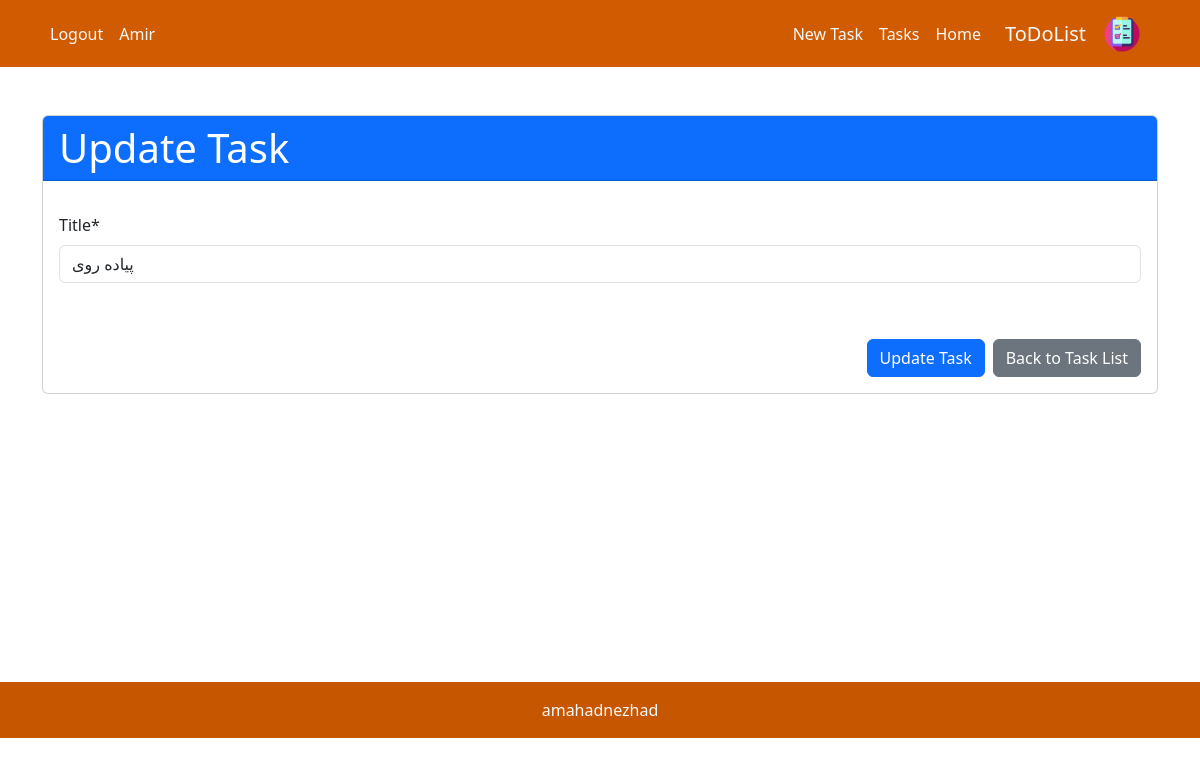
Before: /task/4/edit/ (signed in) with the older database file.
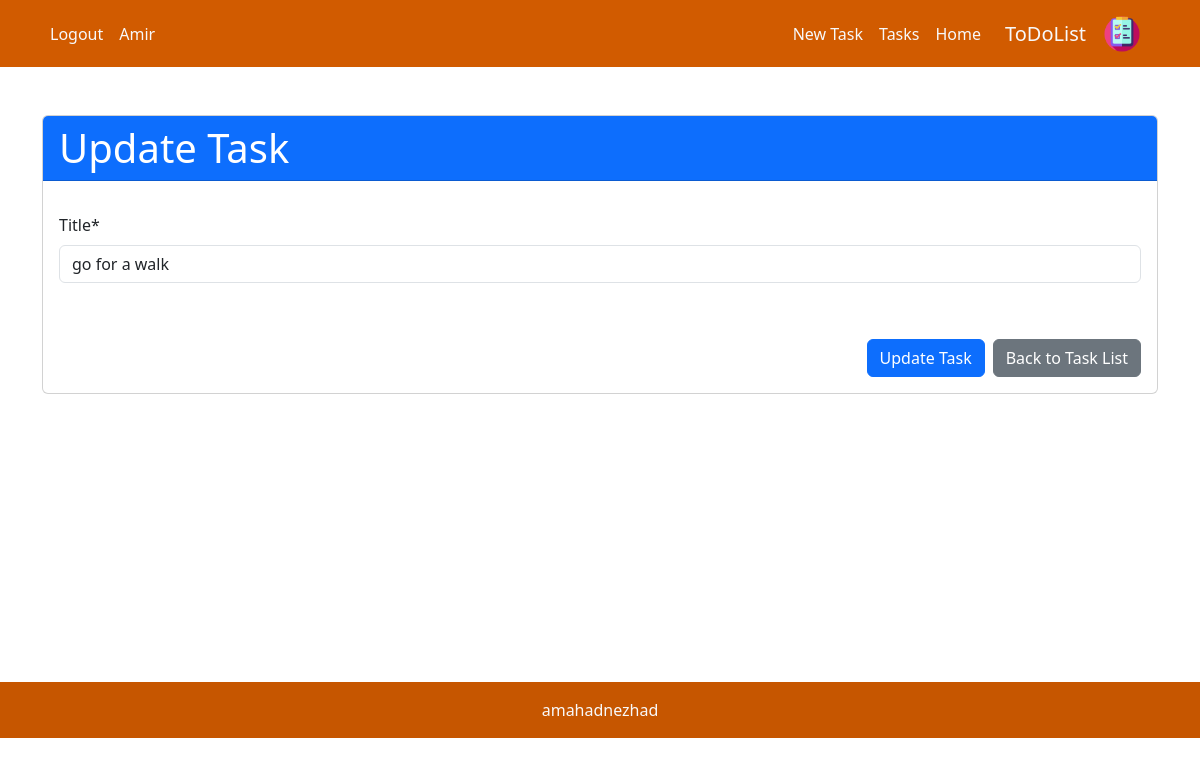
After: the same page with the newer database file.
### tasks/models.py (models this page shows, shortened)
class Task(models.Model):
    STATUS_CHOICES = (
        ('p', 'In Progress'),
        ('d', 'Done'),
    )
    user = models.ForeignKey(get_user_model(), on_delete=models.CASCADE)
    title = models.CharField(max_length=600)
    status = models.CharField(choices=STATUS_CHOICES, max_length=1, default=STATUS_CHOICES[0][0])
    datetime_created = models.DateTimeField(auto_now_add=True)
    datetime_modified = models.DateTimeField(auto_now=True)

### tasks/views.py (the view)
# urls.py: path('task/<int:pk>/edit/', task_update_view, name='task_update'),
@login_required
def task_update_view(request, pk):
    task = get_object_or_404(Task, pk=pk, user=request.user)
    if request.method == 'POST':
        form = TaskForm(request.POST, instance=task)
        if form.is_valid():
            form.save()
            messages.warning(request, "Task Has SuccessFully Updated!")
            return redirect('task_list')
    else:
        form = TaskForm(instance=task)
    return render(request, 'tasks/task_update.html', {'form': form})

### tasks/forms.py
class TaskForm(forms.ModelForm):
    class Meta:
        model = Task
        fields = ['title', ]

### tasks/templates/tasks/task_update.html (shortened to what this page needs)
{% extends '_base.html' %}
{% load crispy_forms_tags %}
{% block content %}
    <div class="container mt-5">
        <div class="card">
            <div class="card-header bg-primary text-white">
                <h1 class="mb-0">Update Task</h1>
            </div>
            <div class="card-body">
                <form method="post" class="needs-validation" novalidate>
                    <div class="row">
                        <div class="col-12 mb-3 mt-3">
                            <div class="form-group">
                                {{ form|crispy }}
                            </div>
                        </div>
                    </div>
                    <div class="d-flex justify-content-end mt-4">
                        <button type="submit" class="btn btn-primary me-2">Update Task</button>
                        <a href="{% url 'task_list' %}" class="btn btn-secondary">Back to Task List</a>
                    </div>
                </form>
            </div>
        </div>
    </div>
    <br><br><br><br><br><br><br><br><br><br><br><br>
{% endblock content %}

Changed rows visible on the page:
changed Task: title "پیاده روی" → "go for a walk"
